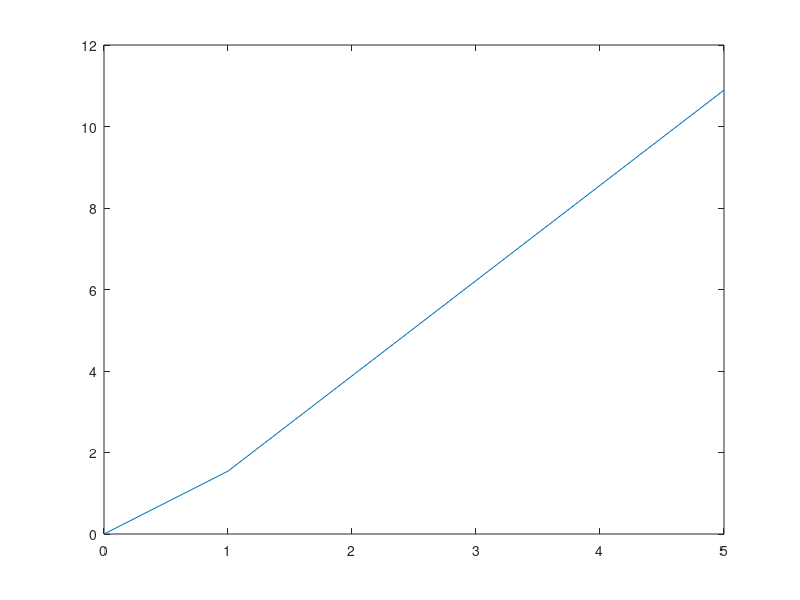

The MATLAB source for this figure:


g = @(qz, omm, om) (1./sqrt(omm.*(1 + qz).^3 + (1 - omm).*(1 + qz).^(3 + 3.*om)));
distluz = @(omm, om, z) (1 + z).*(integral(@(qz) g(qz, omm, om), 0, z));

z = [0 1 5];
dist = [0 0 0];
for i = 1:length(z)
        dist(i) = distluz(0.3, -1, z(i));
end
%dist = distluz(0.3, -1, z);

plot(z, dist);

pedido = distluz(0.3, -1, 0.5);
disp(fprintf('El valor pedido es: %f', pedido)) ;

load('Union2.mat');

om = -1;
omm = 0.3;
numM = zeros(1, 557);
for i = 1:length(numM)
    numM(i) = (m(i) - 5*log(distluz(omm, om, z(i))))/dm(i)^2;
end

denomM = zeros(1, 557);
for j=1:length(denomM)
    denomM(j) = 1/(dm(j))^2;
end

Mm = sum(numM)/sum(denomM);
disp(Mm);

% for j = 1:length(m)
%         dist(j) = distluz(0.3, -1, z(j));
% end

numchimarg = zeros(1, 557);
for i=1:length(numchimarg)
        numchimarg(i) = ((m(i) - 5*log(distluz(omm, om, z(i))) - Mm)^2)/(dm(i))^2;
end

chi = sum(numchimarg);
disp(chi);

